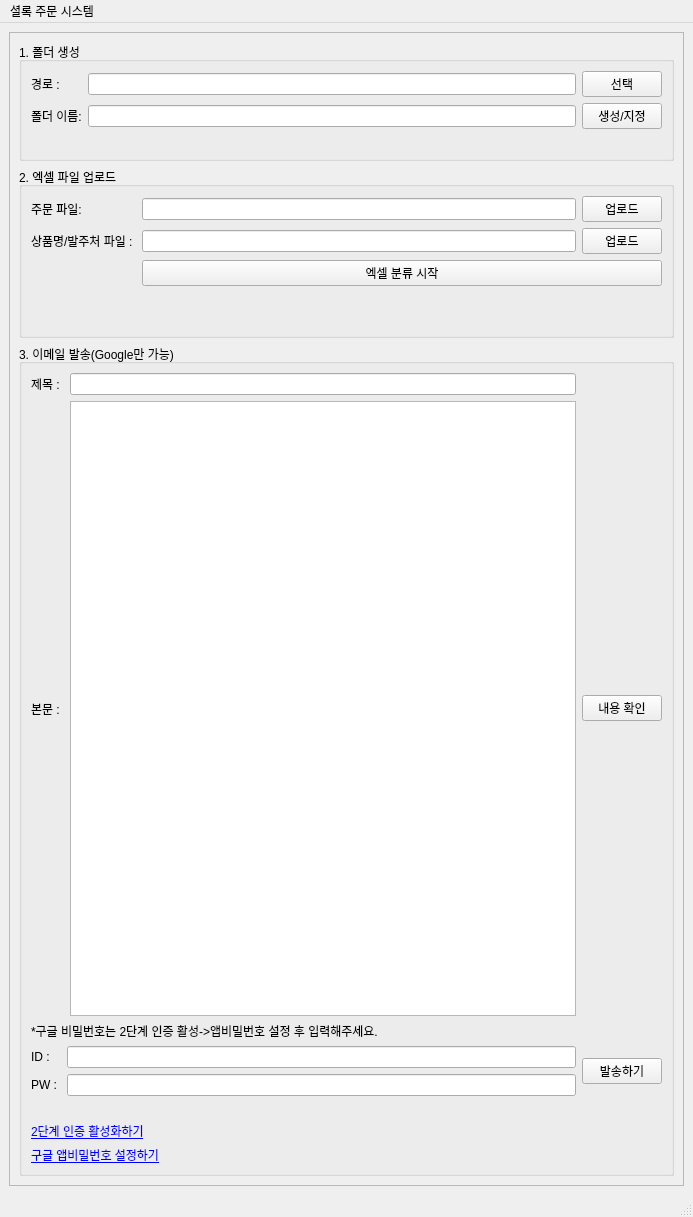
<?xml version="1.0" encoding="UTF-8"?>
<ui version="4.0">
 <class>MainWindow</class>
 <widget class="QMainWindow" name="MainWindow">
  <property name="geometry">
   <rect>
    <x>0</x>
    <y>0</y>
    <width>693</width>
    <height>1217</height>
   </rect>
  </property>
  <property name="windowTitle">
   <string>MainWindow</string>
  </property>
  <widget class="QWidget" name="centralwidget">
   <layout class="QHBoxLayout" name="horizontalLayout">
    <item>
     <widget class="QScrollArea" name="scrollArea">
      <property name="widgetResizable">
       <bool>true</bool>
      </property>
      <widget class="QWidget" name="scrollAreaWidgetContents">
       <property name="geometry">
        <rect>
         <x>0</x>
         <y>0</y>
         <width>665</width>
         <height>1128</height>
        </rect>
       </property>
       <layout class="QVBoxLayout" name="verticalLayout_4">
        <item>
         <widget class="QGroupBox" name="groupBox">
          <property name="minimumSize">
           <size>
            <width>631</width>
            <height>0</height>
           </size>
          </property>
          <property name="title">
           <string>1. 폴더 생성</string>
          </property>
          <layout class="QVBoxLayout" name="verticalLayout_2">
           <item>
            <layout class="QGridLayout" name="gridLayout">
             <item row="0" column="1">
              <widget class="QLineEdit" name="lineEdit"/>
             </item>
             <item row="1" column="0">
              <widget class="QLabel" name="label_6">
               <property name="text">
                <string>폴더 이름:</string>
               </property>
              </widget>
             </item>
             <item row="0" column="0">
              <widget class="QLabel" name="label_5">
               <property name="text">
                <string>경로 : </string>
               </property>
              </widget>
             </item>
             <item row="1" column="1">
              <widget class="QLineEdit" name="lineEdit_2"/>
             </item>
             <item row="0" column="2">
              <widget class="QPushButton" name="pushButton">
               <property name="text">
                <string>선택</string>
               </property>
              </widget>
             </item>
             <item row="1" column="2">
              <widget class="QPushButton" name="pushButton_2">
               <property name="text">
                <string>생성/지정</string>
               </property>
              </widget>
             </item>
             <item row="2" column="0" colspan="3">
              <widget class="QLabel" name="label">
               <property name="text">
                <string/>
               </property>
              </widget>
             </item>
            </layout>
           </item>
          </layout>
         </widget>
        </item>
        <item>
         <widget class="QGroupBox" name="groupBox_2">
          <property name="title">
           <string>2. 엑셀 파일 업로드</string>
          </property>
          <layout class="QVBoxLayout" name="verticalLayout_3">
           <item>
            <layout class="QGridLayout" name="gridLayout_2">
             <item row="0" column="2">
              <widget class="QPushButton" name="pushButton_3">
               <property name="text">
                <string>업로드</string>
               </property>
              </widget>
             </item>
             <item row="1" column="2">
              <widget class="QPushButton" name="pushButton_4">
               <property name="text">
                <string>업로드</string>
               </property>
              </widget>
             </item>
             <item row="1" column="0">
              <widget class="QLabel" name="label_8">
               <property name="text">
                <string>상품명/발주처 파일 : </string>
               </property>
              </widget>
             </item>
             <item row="0" column="0">
              <widget class="QLabel" name="label_7">
               <property name="text">
                <string>주문 파일:</string>
               </property>
              </widget>
             </item>
             <item row="0" column="1">
              <widget class="QLineEdit" name="lineEdit_3"/>
             </item>
             <item row="1" column="1">
              <widget class="QLineEdit" name="lineEdit_4"/>
             </item>
             <item row="4" column="0" colspan="3">
              <widget class="QLabel" name="label_3">
               <property name="text">
                <string/>
               </property>
              </widget>
             </item>
             <item row="3" column="0" colspan="3">
              <widget class="QLabel" name="label_2">
               <property name="text">
                <string/>
               </property>
              </widget>
             </item>
             <item row="2" column="1" colspan="2">
              <widget class="QPushButton" name="pushButton_5">
               <property name="text">
                <string>엑셀 분류 시작</string>
               </property>
              </widget>
             </item>
            </layout>
           </item>
          </layout>
         </widget>
        </item>
        <item>
         <widget class="QGroupBox" name="groupBox_3">
          <property name="title">
           <string>3. 이메일 발송(Google만 가능)</string>
          </property>
          <layout class="QVBoxLayout" name="verticalLayout">
           <item>
            <layout class="QGridLayout" name="gridLayout_3">
             <item row="0" column="1">
              <widget class="QLineEdit" name="lineEdit_6"/>
             </item>
             <item row="0" column="0">
              <widget class="QLabel" name="label_10">
               <property name="text">
                <string>제목 : </string>
               </property>
              </widget>
             </item>
             <item row="1" column="2">
              <widget class="QPushButton" name="pushButton_6">
               <property name="text">
                <string>내용 확인</string>
               </property>
              </widget>
             </item>
             <item row="1" column="1">
              <widget class="QTextEdit" name="textEdit"/>
             </item>
             <item row="1" column="0">
              <widget class="QLabel" name="label_9">
               <property name="text">
                <string>본문 : </string>
               </property>
              </widget>
             </item>
            </layout>
           </item>
           <item>
            <widget class="QLabel" name="label_13">
             <property name="text">
              <string>*구글 비밀번호는 2단계 인증 활성-&gt;앱비밀번호 설정 후 입력해주세요.</string>
             </property>
            </widget>
           </item>
           <item>
            <layout class="QGridLayout" name="gridLayout_4">
             <item row="0" column="0">
              <widget class="QLabel" name="label_11">
               <property name="text">
                <string>ID : </string>
               </property>
              </widget>
             </item>
             <item row="1" column="0">
              <widget class="QLabel" name="label_12">
               <property name="text">
                <string>PW : </string>
               </property>
              </widget>
             </item>
             <item row="0" column="2" rowspan="2">
              <widget class="QPushButton" name="pushButton_8">
               <property name="text">
                <string>발송하기</string>
               </property>
              </widget>
             </item>
             <item row="0" column="1">
              <widget class="QLineEdit" name="lineEdit_8">
               <property name="text">
                <string/>
               </property>
              </widget>
             </item>
             <item row="1" column="1">
              <widget class="QLineEdit" name="lineEdit_9">
               <property name="text">
                <string/>
               </property>
              </widget>
             </item>
            </layout>
           </item>
           <item>
            <widget class="QLabel" name="label_4">
             <property name="text">
              <string/>
             </property>
            </widget>
           </item>
           <item>
            <widget class="QLabel" name="label_15">
             <property name="text">
              <string>
&lt;a href=&quot;https://myaccount.google.com/security&quot;&gt;2단계 인증 활성화하기&lt;/a&gt;
</string>
             </property>
            </widget>
           </item>
           <item>
            <widget class="QLabel" name="label_16">
             <property name="text">
              <string>&lt;a href=&quot;https://myaccount.google.com/apppasswords?pli=1&amp;rapt=AEjHL4MGn1uuY2b9MN59aT37kz-EQutjVXglLg6QrIU1_hbUUY5kx-AFjnh65AY8TuxSwhH5-OHIrL3dBwhG03wB4liVZ7tc9idroqMy3C1uYhGNw90g0kU&quot;&gt;구글 앱비밀번호 설정하기&lt;/a&gt;</string>
             </property>
            </widget>
           </item>
          </layout>
         </widget>
        </item>
       </layout>
      </widget>
     </widget>
    </item>
   </layout>
  </widget>
  <widget class="QStatusBar" name="statusbar"/>
  <widget class="QMenuBar" name="menubar">
   <property name="geometry">
    <rect>
     <x>0</x>
     <y>0</y>
     <width>693</width>
     <height>31</height>
    </rect>
   </property>
   <widget class="QMenu" name="menu">
    <property name="title">
     <string>셜록 주문 시스템</string>
    </property>
   </widget>
   <addaction name="menu"/>
  </widget>
 </widget>
 <resources/>
 <connections/>
</ui>
